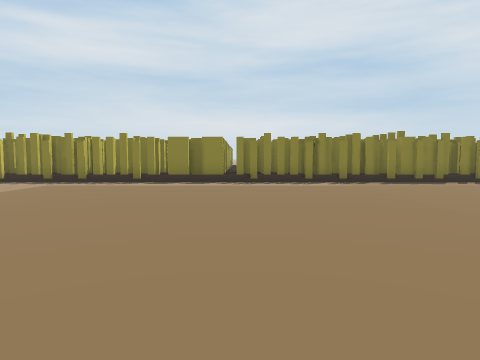
View 1 (above)

18 first-person views from a walk through a Unity game level. The camera is 1.4 m above the floor, tilts 4° down and sees 75° across. The floor is counted in squares, 2 m on a side. Each view is taken from the middle of a square. On the plan, view 1 faces up. The plan holds only what a view shows up to about 10 squares ahead; the rest is blank. The place goes on beyond the plan. The player is left out. Some surface patterns are stand-ins.

View 2
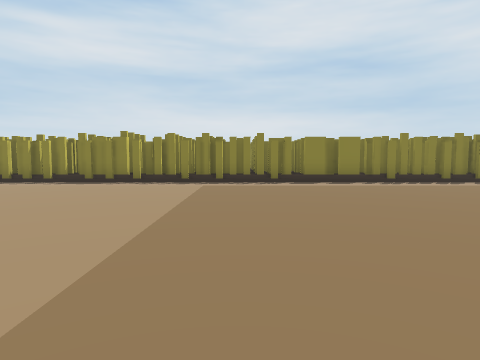

View 3
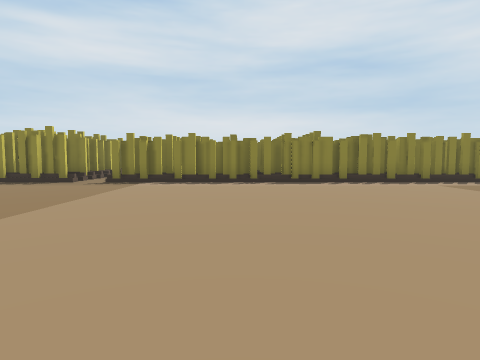

View 4
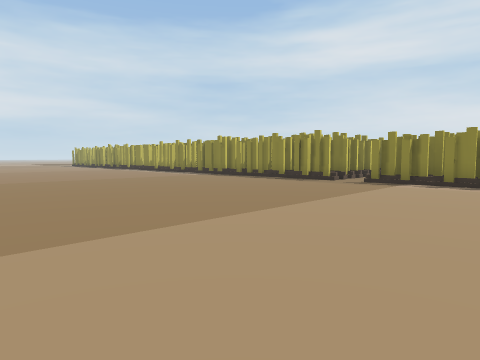

View 5
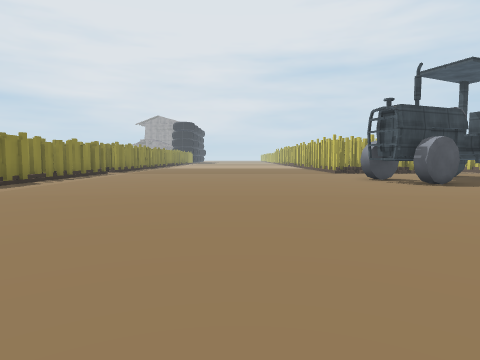

View 6
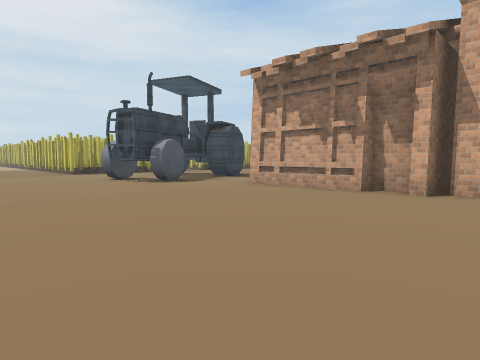

View 7
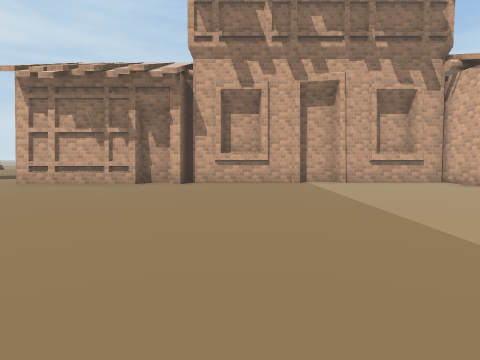

View 8
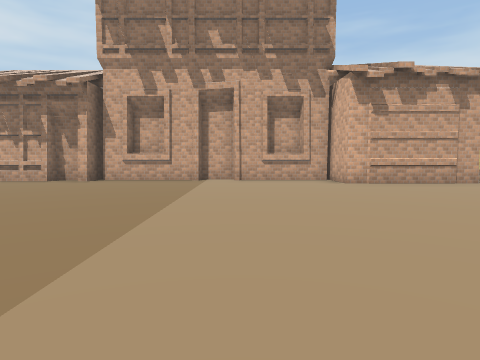

View 9
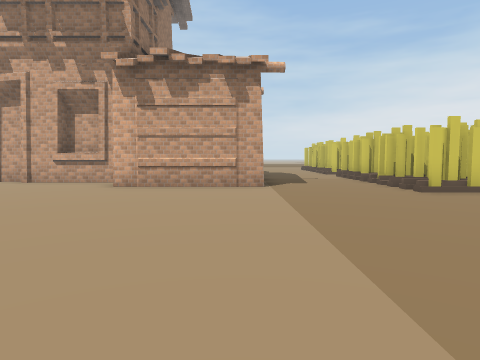

View 10
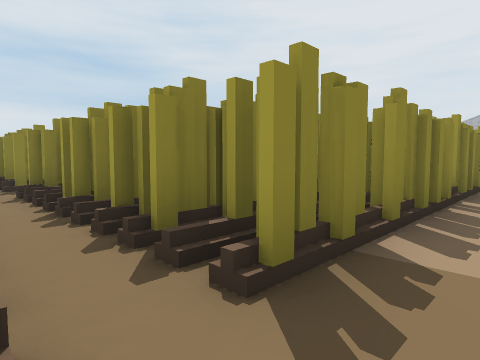

View 11
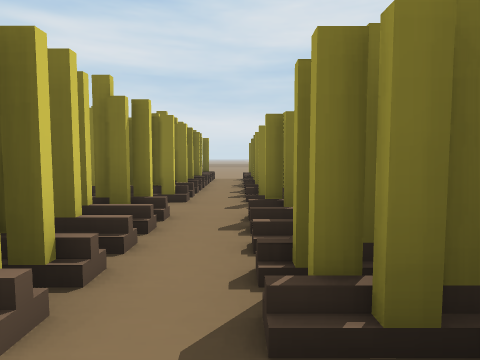

View 12
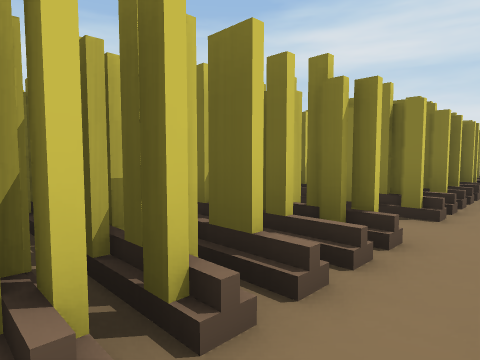

View 13
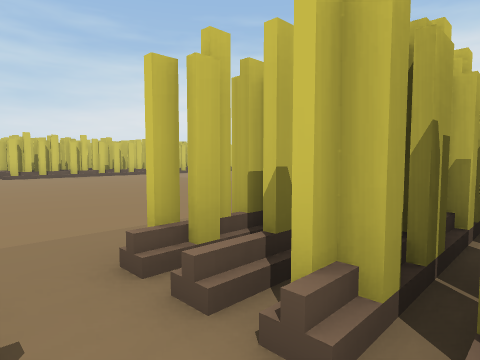

View 14
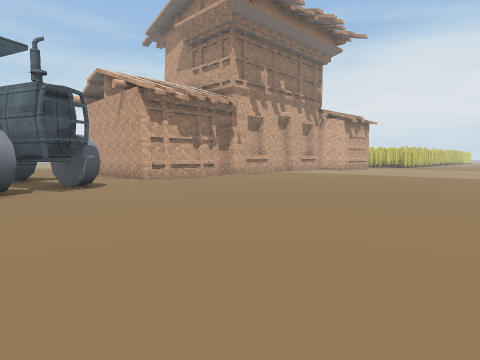

View 15
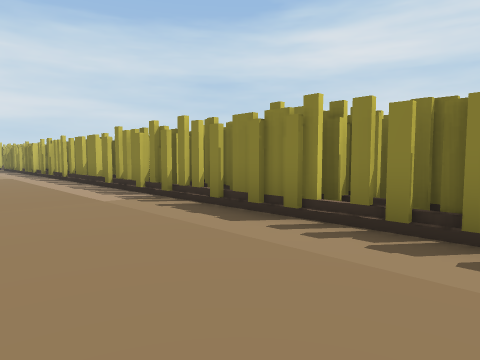

View 16
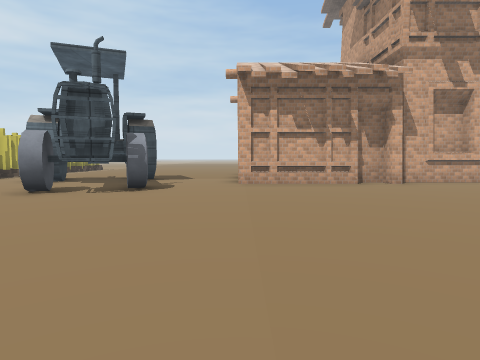

View 17
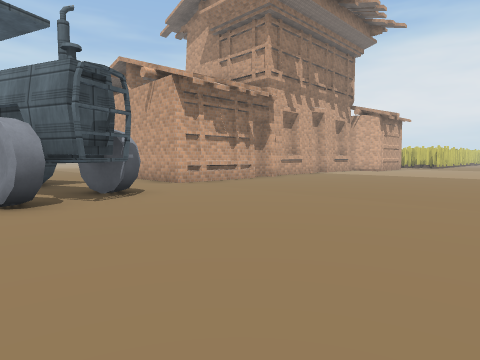

View 18
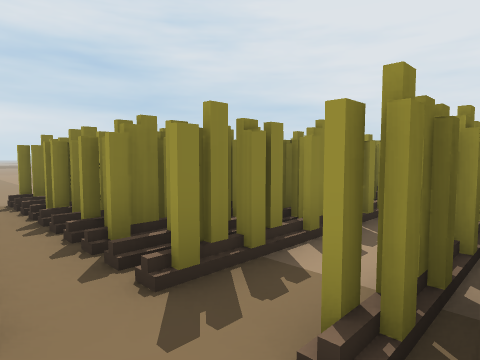

### Floor plan
Key: @ floor where view 1 was taken; # wall or solid block; . floor; / step, stairs or slope; O other object.
Columns run from 17 left of view 1 to 8 right of it. Each row starts with its distance up from view 1.
 24    .
 23    .
 22    .
 21  #//#
 20  ##/#
 19   #/#
 18   #/#
 17  ##/##
 16 ###/### ##
 15  ##///#
 14 ##//###
 13 ###/#
 12  ##/#
 11  ##/#
 10 ##//##
  9 ##//######################
  8  .........................
  7 ..........................
  6 ..........................
  5 ..........................
  4 ..........................
  3 ..........................
  2 ..........................
  1 ..........................
  0 .................@........
 -1 ##.....................#O.
 -2 ##....................O#O.
 -3  #...####..............O..
 -4  #...   ####.########..###
 -5  #...      ###      #..###

Positions as (right, up) in squares from view 1, and headings:
1: (0, 0), facing up
2: (-4, 0), facing up
3: (-10, 0), facing up
4: (-10, 0), facing up-left
5: (-3, 3), facing right
6: (-3, 3), facing down-right
7: (-3, 5), facing down
8: (-6, 6), facing down
9: (-12, 5), facing down
10: (-15, 8), facing up-right
11: (-14, 11), facing up
12: (-14, 12), facing up-left
13: (-14, 11), facing down-left
14: (8, 6), facing down-left
15: (8, 6), facing up-left
16: (3, 5), facing down
17: (8, 4), facing down-left
18: (-15, 14), facing up-right
